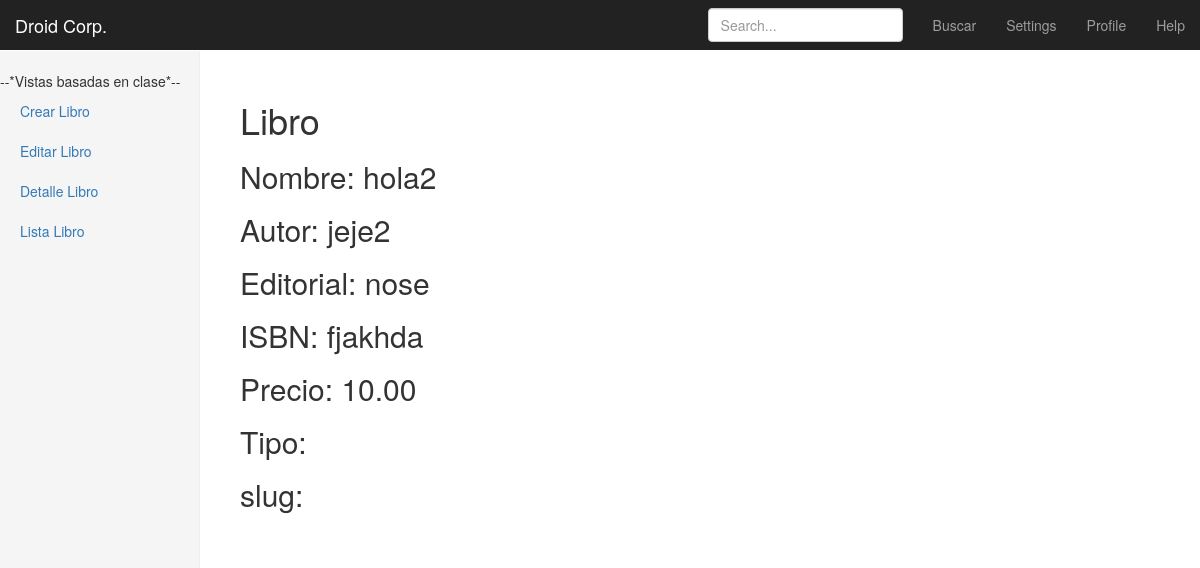
Page /libros/1/ on the earlier database version.
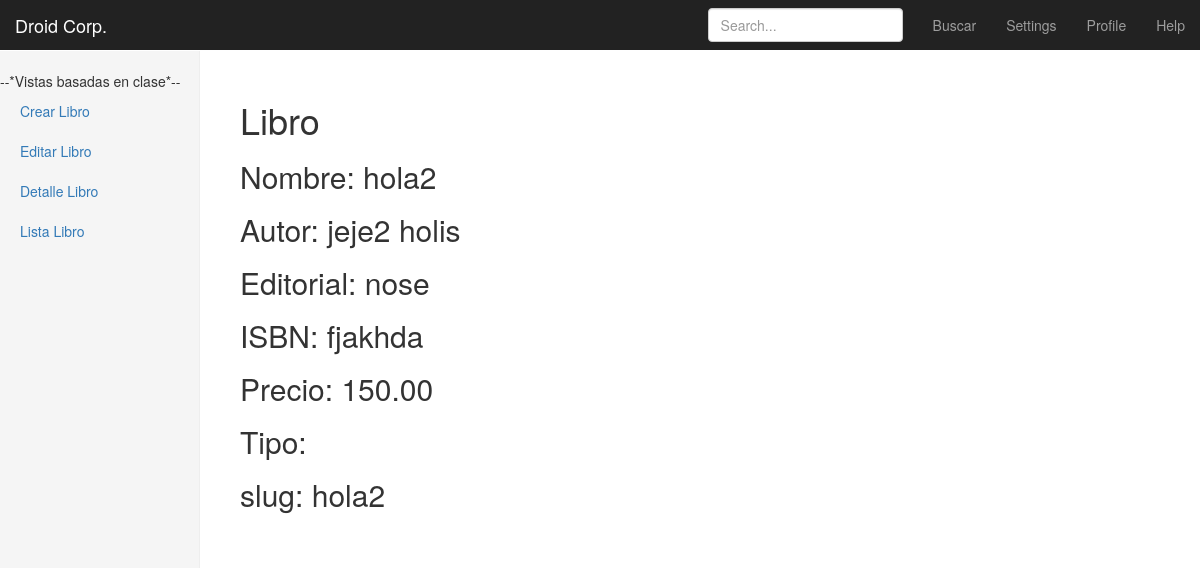
Same page on the later database version.
### libros/models.py (models this page shows, shortened)
class libromodelo(models.Model):
    nombre = models.CharField(max_length = 40)
    autor = models.CharField(max_length = 40)
    editorial = models.CharField(max_length = 40)
    ISBN = models.CharField(max_length = 40)
    precio = models.DecimalField(max_digits=9999, decimal_places=2)
    slug = models.SlugField(blank=True)
    def __unicode__(self):
        return self.nombre

### libros/views.py (the view)
# urls.py: url(r'^(?P<pk>\d+)/$', LibroDetailView.as_view(), name='detalle_view'),
class LibroDetailView(DetailView,MultiSlug):
    model = libromodelo

### templates/libros/libromodelo_detail.html
{% extends "base.html" %}
{%block content%}
  <h1>Libro</h1>
  <div class="">
    <h2>Nombre: {{libromodelo}}</h2>
    <h2>Autor: {{libromodelo.autor}}</h2>
    <h2>Editorial: {{libromodelo.editorial}}</h2>
    <h2>ISBN: {{libromodelo.ISBN}}</h2>
    <h2>Precio: {{libromodelo.precio}}</h2>
    <h2>Tipo: {{libromodelo.tipo}}</h2>
    <h2>slug: {{libromodelo.slug}}</h2>
  </div>
{%endblock%}

Differences in the rows shown:
changed libromodelo "hola2": autor "jeje2" → "jeje2 holis"; precio "10.00" → "150.00"; slug (not shown) → "hola2"
